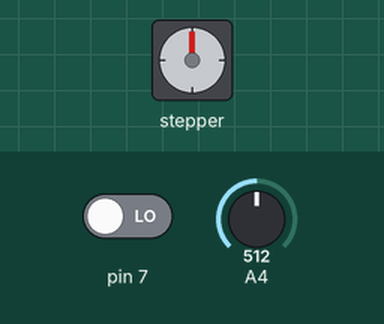
Bench run of a sketch on a simulated Arduino Uno, built for the host (arithmetic inside an expression is 32-bit, double 64-bit). Shown: stepper motor. The test bench sets the inputs (shaded band); at power-on: pin 7 LOW, A4 = 512. Stepper angles assume 2048 steps per turn; what the sketch prints to the serial monitor is not drawn.

Above: at 1.2 s.
1.3 s: pin 7 driven HIGH
At 2.38 s:
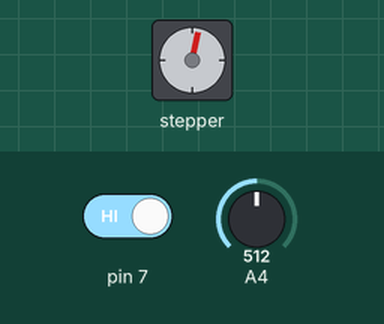
At 3.48 s:
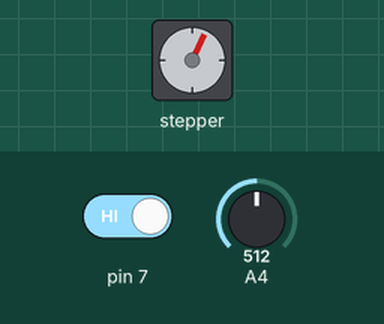
Timing chart, 0 to 19.3 s (numbered marks = the images above; inputs shaded):
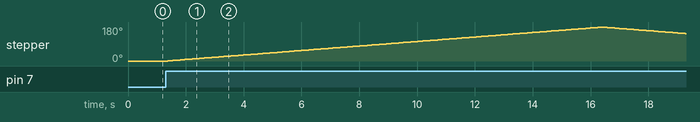

The sketch:

sketch_jan18a.ino
```cpp
#include <Stepper.h>                         // Include the Stepper motor header file
#define STEPS 32                             // change this to the number of steps on your motor
const int speedm = PA4;                      // Pin for input speed
Stepper stepper(STEPS, PA0, PA2, PA1, PA3);  // create an instance of the stepper class using the steps and pins
int rotate = 0;                                 //declare variable rotate with 0 for input rotation.
void setup()                                 //Setup() runs only once
{
  Serial.begin(9600);                        //begins serial communication at 9600baud rate
  pinMode(speedm,INPUT);
  pinMode(PB7,INPUT);                  //set pin PA4 as input
}
bool check=true;
bool dir=true;
void loop()                                   //loop() runs infinitely
{
  check=digitalRead(PB7);
  if (check)                   //Checks if serial data is entered or not in serial monitor
  {
    if(dir){rotate = 1024;}else{rotate = -1024;}                  //gets the value for rotation from serial monitor
    int adc = analogRead(speedm);             //read analog value from pin PA0
    int result = map(adc, 0, 4096, 0, 1023);  //maps the result of ADC from (0to4096)with (0to1023)
    stepper.setSpeed(result);                 //sets the speed of motor
    stepper.step(rotate);                        //makes the motor to rotate
    Serial.println(rotate);
    check=false;
    dir=!dir;                     //prints the value you specified to rotate
  }
}
```

Measured:
- after the input at 1.3 s, stepper: turns 180° clockwise in 15.0 s, then 35° counter-clockwise in 2.8 s
